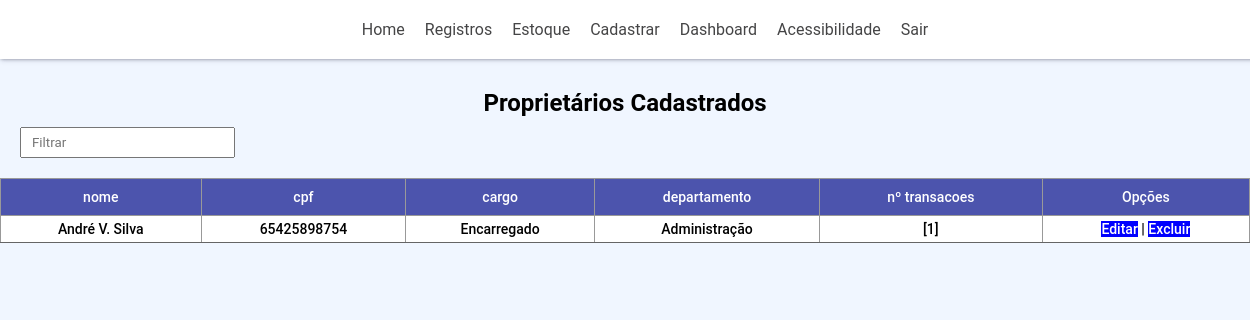
The page /proprietarios (signed in) on the database as committed earlier.
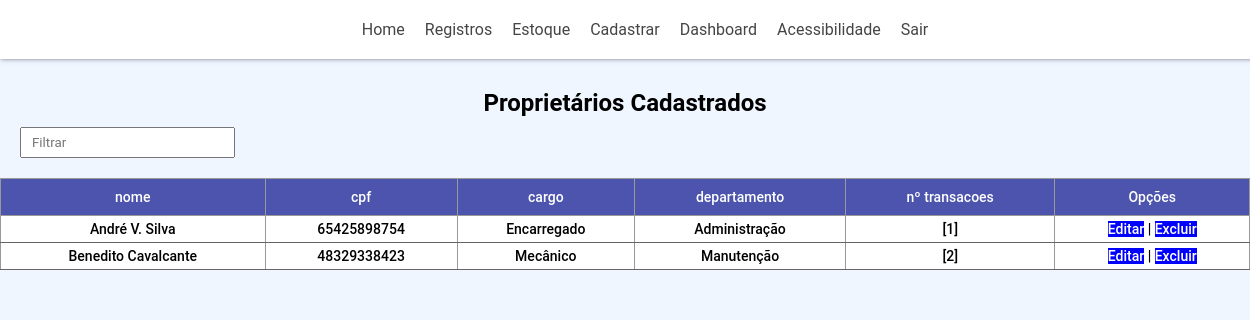
The same page on the database as committed later.
### aplicacao/models.py (models this page shows, shortened)
class Proprietario(database.Model):
    id = database.Column(database.Integer, primary_key=True)
    nome = database.Column(database.String(75), nullable=False)
    cpf = database.Column(database.String(11), nullable=False, unique=True)
    cargo = database.Column(database.String(50), nullable=False)
    departamento = database.Column(database.String(20), nullable=False)
    transacoes = database.relationship("TransacaoEstoque", backref="proprietario", lazy=True)

class TransacaoEstoque(database.Model):
    id = database.Column(database.Integer, primary_key=True)
    tipo = database.Column(database.String, nullable=False) # entrada ou saíde de estoque
    descricao = database.Column(database.String(500), nullable=False)
    id_ativo = database.Column(database.Integer, database.ForeignKey('ativo.id'))
    quantidade = database.Column(database.Integer, nullable=False)
    id_proprietario = database.Column(database.Integer, database.ForeignKey('proprietario.id')) # para quem está indo ou para estoque
    data = database.Column(database.DateTime, nullable=False, default=datetime.utcnow())
    def __repr__(self):
        return (str(self.id))

### aplicacao/routes.py (the view)
@app.route("/proprietarios")
@login_required
def proprietarios():
    if current_user.permissao < 2:
        return abort(403)
    proprietarios = Proprietario.query.all()
    return render_template("proprietarios.html", proprietarios=proprietarios)

### aplicacao/models.py (called while the page is built)
@login_manager.user_loader
def load_user(id_usuario):
    return Usuario.query.filter_by(id=int(id_usuario)).first()

### aplicacao/templates/proprietarios.html (shortened to what this page needs)
{% extends 'base_perfil.html' %}
{% block body %}
<h2>Proprietários Cadastrados</h2>
<input type="text" id="input" placeholder="Filtrar">
<table border="1" id="minhaTabela">
    <thead>
        <tr>
            <th>nome</th>
            <th>cpf</th>
            <th>cargo</th>
            <th>departamento</th>
            <th>nº transacoes</th>
            <th>Opções</th>
        </tr>
    </thead>
    <tbody id="table">
        {% for proprietario in proprietarios %}
        <tr>
            <td>{{proprietario.nome}}</td>
            <td>{{proprietario.cpf}}</td>
            <td>{{proprietario.cargo}}</td>
            <td>{{proprietario.departamento}}</td>
            <td>{{proprietario.transacoes}}</td>
            <td><a href="{{ url_for('get_item', item_type='proprietario', action='edit', item_id=proprietario.id) }}">Editar</a> |
                <a href="{{ url_for('get_item', item_type='proprietario', action='delete', item_id=proprietario.id) }}">Excluir</a></td>
        </tr>
    {% endfor %}
    </tbody>
</table>
{% endblock %}

Rows that differ between the two databases and show on the page:
added Proprietario: nome "Benedito Cavalcante", cpf "48329338423", cargo "Mecânico", departamento "Manutenção", transacoes "[2]"
